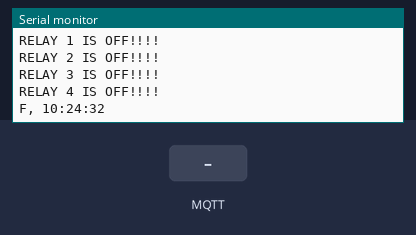
A sketch run on a simulated ESP8266 (NodeMCU). Shown: the last lines printed to the serial monitor. The test bench sets the inputs (shaded band). WiFi joins after 1.5 s; servers stay silent unless stated; network time is answered at once with the bench clock; the local clock reads 2024-03-15 10:24:30 at power-on unless the sketch sets it; no MQTT or app messages arrive unless stated. At 7.3 s the program restarts the board; the recording ends there.

Above: at 2.7 s.
2.8 s: MQTT message "E" arrives on the first subscribed topic
At 3.4 s:
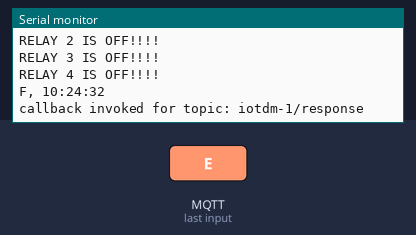
4.3 s: MQTT message "E" arrives on the third subscribed topic
At 4.5 s:
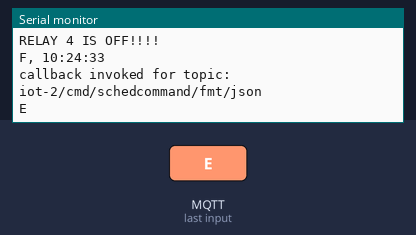
5.8 s: MQTT message "metadata" arrives on the third subscribed topic
At 6.4 s:
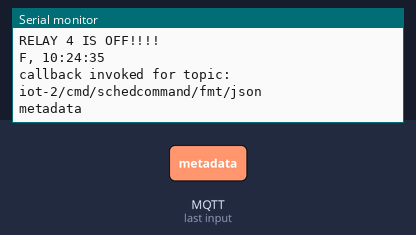
7.3 s: MQTT message "E" arrives on the second subscribed topic
Timing chart, 0 to 7.3 s (numbered marks = the images above; inputs shaded):
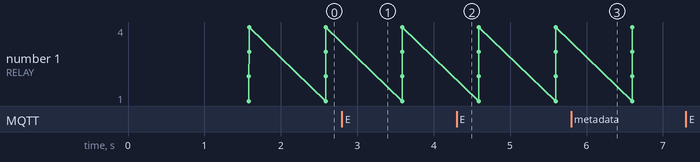

Measured:
- after the input at 2.8 s, the serial monitor: prints a new line at once (image 1)
- after the input at 4.3 s, the serial monitor: prints a new line at once (image 2)
- after the input at 5.8 s, the serial monitor: prints a new line at once (image 3)

The sketch:

Office_Scheduling.ino
```cpp
/*
 * Office Automation Scheduling
 *
 * Author: Joshua Malabanan
 */
#include <NTPClient.h>
#include <ESP8266WiFi.h>
#include <WiFiUdp.h>
#include <ArduinoJson.h>
  #include <ESP8266WiFi.h>
#include <PubSubClient.h>
#define ORG "2b9cz4"
#define DEVICE_TYPE "ntp"
#define DEVICE_ID "alarm"
#define TOKEN "0CxjIQ*iAT0t_j(uO2"
bool relay1Status = false;
bool relay2Status = false;
bool relay3Status = false;
bool relay4Status = false;
char  json1[512];
char  prev_json1[512];

char  json2[512];
char  prev_json2[512];

char  json3[512];
char  prev_json3[512];

char  json4[512];
char  prev_json4[512];

char server[] = ORG ".messaging.internetofthings.ibmcloud.com";
char authMethod[] = "use-token-auth";
char token[] = TOKEN;
char clientId[] = "d:" ORG ":" DEVICE_TYPE ":" DEVICE_ID;
const char publishTopic[] = "iot-2/evt/status/fmt/json";
const char responseTopic[] = "iotdm-1/response";
const char manageTopic[] = "iotdevice-1/mgmt/manage";
const char updateTopic[] = "iotdm-1/device/update";
const char rebootTopic[] = "iotdm-1/mgmt/initiate/device/reboot";
const char commandTopic[] = "iot-2/cmd/schedcommand/fmt/json";
const char commandTopic2[] = "iot-2/cmd/schedcommand2/fmt/json";
const char commandTopic3[] = "iot-2/cmd/schedcommand3/fmt/json";
const char commandTopic4[] = "iot-2/cmd/schedcommand4/fmt/json";
void callback(char* topic, byte* payload, unsigned int payloadLength);
WiFiClient wifiClient;
PubSubClient client(server, 1883, callback, wifiClient);
int publishInterval = 1000; // 30 seconds
long lastPublishMillis;
int sched_interval1 = 1000;
long lastSchedMillis1;
String input;
long int timeNow = 0;
long int timer = 0;
const char *ssid     = "IOT";
const char *password = "3201antel";
const long utcOffsetInSeconds = 28800;
char daysOfTheWeek[7][12] = {"SUN", "M", "T", "W", "TTH", "F", "SAT"};
WiFiUDP ntpUDP;
NTPClient timeClient(ntpUDP, "time.upd.edu.ph", utcOffsetInSeconds);
void setup() {
  Serial.begin(115200);
  WiFi.begin(ssid, password);
  wifiConnect();
  mqttConnect();
  initManagedDevice();
  timeClient.begin();
}
  void loop() {

  if (millis() - lastSchedMillis1 > sched_interval1)
  {
    TimeChecker(json1);
    TimeChecker(json2);
    TimeChecker(json3);
    TimeChecker(json4);
    RelayStatusChecker();
    lastSchedMillis1 = millis();
  }
  if (millis() - lastPublishMillis > publishInterval) {
    ScheduleLoop();
    lastPublishMillis = millis();
  }
  if (!client.loop()) {
    mqttConnect();
    initManagedDevice();
  }
}
```

Relay_Status_Checker.ino
```cpp
/*
 * Checking the status of relay if the status of relay is equal
 * to true relay switch on and if relay status is equal to false
 * relay will swicth off.
 *
  * Author: Joshua Malabanan
 */


void RelayStatusChecker() {
  if (relay1Status == true) {
    Serial.println("RELAY 1 IS ON!!!!");
  }
  else if (relay1Status == false) {
    Serial.println("RELAY 1 IS OFF!!!!");
  }
  if (relay2Status == true) {
    Serial.println("RELAY 2 IS ON!!!!");
  }
  else if (relay2Status == false) {
    Serial.println("RELAY 2 IS OFF!!!!");
  }

    if (relay3Status == true) {
    Serial.println("RELAY 3 IS ON!!!!");
  }
  else if (relay3Status == false) {
    Serial.println("RELAY 3 IS OFF!!!!");
  }
    if (relay4Status == true) {
    Serial.println("RELAY 4 IS ON!!!!");
  }
  else if (relay4Status == false) {
    Serial.println("RELAY 4 IS OFF!!!!");
  }
}
```

ScheduleLoop.ino
```cpp
/*
 * This function is getting the current time via networt time protocol
 *
 * Author: Joshua Malabanan
 */

void ScheduleLoop()
{
  String _timeNow;
  String _hour;
  String _minute;
  String _second;
  timeClient.update();
  if (timeClient.getHours() < 10 || timeClient.getHours() == 0) {
    _hour = "0" +  String(timeClient.getHours());
  }
  else {
    _hour = String(timeClient.getHours());
  }
  if (timeClient.getMinutes() < 10 || timeClient.getMinutes() == 0) {
    _minute = "0" +  String(timeClient.getMinutes());
  }
  else {
    _minute = String(timeClient.getMinutes());
  }
  if (timeClient.getSeconds() < 10 || timeClient.getSeconds() == 0) {
    _second = "0" +  String(timeClient.getSeconds());
  }
  else {
    _second = String(timeClient.getSeconds());
  }
  _timeNow = String(_hour + _minute + _second);
  timeNow = _timeNow.toInt();

  Serial.print(daysOfTheWeek[timeClient.getDay()]);
  Serial.println(", " + _hour + ":" + _minute + ":" + _second);
}
```

TimeChecker.ino
```cpp
/*
   Parsing the json and store it to a variable
   This function is checking if the setted time and day timer is equal to current time and day.
   If the setted timer is equal to the current time and day the relay or light will turn on.

   Author: Joshua Malabanan
*/
void TimeChecker(char _json[]) {
  StaticJsonBuffer<200> jsonBuffer;
  JsonObject& root = jsonBuffer.parseObject(_json);
  int timeOn = root["timeOn"];
  int timeOff = root["timeOff"];
  String day1 = root["days"][0];
  String day2 = root["days"][1];
  String day3 = root["days"][2];
  String day4 = root["days"][3];
  String day5 = root["days"][4];
  String day6 = root["days"][5];
  String day7 = root["days"][6];
  int id = root["id"];
  /////Relay 1 Checker
  if ((timeNow == timeOn) && (id == 1) && (day1 == daysOfTheWeek[timeClient.getDay()]) || (timeNow == timeOn) && (id == 1) && (day2 == daysOfTheWeek[timeClient.getDay()]) || (timeNow == timeOn) && (id == 1) && (day3 == daysOfTheWeek[timeClient.getDay()]) || (timeNow == timeOn) && (id == 1) && (day4 == daysOfTheWeek[timeClient.getDay()]) || (timeNow == timeOn) && (id == 1) && (day5 == daysOfTheWeek[timeClient.getDay()]) || (timeNow == timeOn) && (id == 1) && (day6 == daysOfTheWeek[timeClient.getDay()]) || (timeNow == timeOn) && (id == 1) && (day7 == daysOfTheWeek[timeClient.getDay()])) {
    relay1Status = true;
  }
  if ((timeNow == timeOn) && (id == 1) && (day1 == "E")) {
    relay1Status = true;
  }
  if ((timeNow == timeOff) && (id == 1) && (day1 == daysOfTheWeek[timeClient.getDay()]) || (timeNow == timeOff) && (id == 1) && (day2 == daysOfTheWeek[timeClient.getDay()]) || (timeNow == timeOff) && (id == 1) && (day3 == daysOfTheWeek[timeClient.getDay()]) || (timeNow == timeOff) && (id == 1) && (day4 == daysOfTheWeek[timeClient.getDay()]) || (timeNow == timeOff) && (id == 1) && (day5 == daysOfTheWeek[timeClient.getDay()]) || (timeNow == timeOff) && (id == 1) && (day6 == daysOfTheWeek[timeClient.getDay()]) || (timeNow == timeOff) && (id == 1) && (day7 == daysOfTheWeek[timeClient.getDay()])) {
    relay1Status = false;
  }
  /////Relay 2 Checker
  if ((timeNow == timeOn) && (id == 2) && (day1 == daysOfTheWeek[timeClient.getDay()]) || (timeNow == timeOn) && (id == 2) && (day2 == daysOfTheWeek[timeClient.getDay()]) || (timeNow == timeOn) && (id == 2) && (day3 == daysOfTheWeek[timeClient.getDay()]) || (timeNow == timeOn) && (id == 2) && (day4 == daysOfTheWeek[timeClient.getDay()]) || (timeNow == timeOn) && (id == 2) && (day5 == daysOfTheWeek[timeClient.getDay()]) || (timeNow == timeOn) && (id == 2) && (day6 == daysOfTheWeek[timeClient.getDay()]) || (timeNow == timeOn) && (id == 2) && (day7 == daysOfTheWeek[timeClient.getDay()])) {
    relay2Status = true;
  }
  if ((timeNow == timeOn) && (id == 2) && (day1 == "E")) {
    relay2Status = true;
  }
  if ((timeNow == timeOff) && (id == 2) && (day1 == daysOfTheWeek[timeClient.getDay()]) || (timeNow == timeOff) && (id == 2) && (day2 == daysOfTheWeek[timeClient.getDay()]) || (timeNow == timeOff) && (id == 2) && (day3 == daysOfTheWeek[timeClient.getDay()]) || (timeNow == timeOff) && (id == 2) && (day4 == daysOfTheWeek[timeClient.getDay()]) || (timeNow == timeOff) && (id == 2) && (day5 == daysOfTheWeek[timeClient.getDay()]) || (timeNow == timeOff) && (id == 2) && (day6 == daysOfTheWeek[timeClient.getDay()]) || (timeNow == timeOff) && (id == 2) && (day7 == daysOfTheWeek[timeClient.getDay()])) {
    relay2Status = false;
  }
  /////Relay 3 Checker
  if ((timeNow == timeOn) && (id == 3) && (day1 == daysOfTheWeek[timeClient.getDay()]) || (timeNow == timeOn) && (id == 3) && (day2 == daysOfTheWeek[timeClient.getDay()]) || (timeNow == timeOn) && (id == 3) && (day3 == daysOfTheWeek[timeClient.getDay()]) || (timeNow == timeOn) && (id == 3) && (day4 == daysOfTheWeek[timeClient.getDay()]) || (timeNow == timeOn) && (id == 3) && (day5 == daysOfTheWeek[timeClient.getDay()]) || (timeNow == timeOn) && (id == 3) && (day6 == daysOfTheWeek[timeClient.getDay()]) || (timeNow == timeOn) && (id == 3) && (day7 == daysOfTheWeek[timeClient.getDay()])) {
    relay3Status = true;
  }
  if ((timeNow == timeOn) && (id == 3) && (day1 == "E")) {
    relay3Status = true;
  }
  if ((timeNow == timeOff) && (id == 3) && (day1 == daysOfTheWeek[timeClient.getDay()]) || (timeNow == timeOff) && (id == 3) && (day2 == daysOfTheWeek[timeClient.getDay()]) || (timeNow == timeOff) && (id == 3) && (day3 == daysOfTheWeek[timeClient.getDay()]) || (timeNow == timeOff) && (id == 3) && (day4 == daysOfTheWeek[timeClient.getDay()]) || (timeNow == timeOff) && (id == 3) && (day5 == daysOfTheWeek[timeClient.getDay()]) || (timeNow == timeOff) && (id == 3) && (day6 == daysOfTheWeek[timeClient.getDay()]) || (timeNow == timeOff) && (id == 3) && (day7 == daysOfTheWeek[timeClient.getDay()])) {
    relay3Status = false;
  }
  /////Relay 4 Checker
  if ((timeNow == timeOn) && (id == 4) && (day1 == daysOfTheWeek[timeClient.getDay()]) || (timeNow == timeOn) && (id == 4) && (day2 == daysOfTheWeek[timeClient.getDay()]) || (timeNow == timeOn) && (id == 4) && (day3 == daysOfTheWeek[timeClient.getDay()]) || (timeNow == timeOn) && (id == 4) && (day4 == daysOfTheWeek[timeClient.getDay()]) || (timeNow == timeOn) && (id == 4) && (day5 == daysOfTheWeek[timeClient.getDay()]) || (timeNow == timeOn) && (id == 4) && (day6 == daysOfTheWeek[timeClient.getDay()]) || (timeNow == timeOn) && (id == 4) && (day7 == daysOfTheWeek[timeClient.getDay()])) {
    relay4Status = true;
  }
  if ((timeNow == timeOn) && (id == 4) && (day1 == "E")) {
    relay4Status = true;
  }
  if ((timeNow == timeOff) && (id == 4) && (day1 == daysOfTheWeek[timeClient.getDay()]) || (timeNow == timeOff) && (id == 4) && (day2 == daysOfTheWeek[timeClient.getDay()]) || (timeNow == timeOff) && (id == 4) && (day3 == daysOfTheWeek[timeClient.getDay()]) || (timeNow == timeOff) && (id == 4) && (day4 == daysOfTheWeek[timeClient.getDay()]) || (timeNow == timeOff) && (id == 4) && (day5 == daysOfTheWeek[timeClient.getDay()]) || (timeNow == timeOff) && (id == 4) && (day6 == daysOfTheWeek[timeClient.getDay()]) || (timeNow == timeOff) && (id == 4) && (day7 == daysOfTheWeek[timeClient.getDay()])) {
    relay4Status = false;
  }
  strncpy(json1, prev_json1, 256);
  strncpy(json2, prev_json2, 256);
  strncpy(json3, prev_json3, 256);
  strncpy(json4, prev_json4, 256);
}
```

cloud.ino
```cpp
/*
   Connecting to internet

   Author: Joshua Malabanan
*/

void wifiConnect() {
  Serial.print("Connecting to "); Serial.print(ssid);
  WiFi.begin(ssid, password);
  while (WiFi.status() != WL_CONNECTED) {    // Loop until we're reconnected
    delay(500);
    Serial.print(".");
  }
  Serial.print("WiFi connected, IP address: "); Serial.println(WiFi.localIP());
}
/*
   Connecting to IBM CLOUD
*/
void mqttConnect() {
  if (!!!client.connected()) {
    Serial.print("Reconnecting MQTT client to "); Serial.println(server);
    while (!!!client.connect(clientId, authMethod, token)) {
      Serial.print(".");
      delay(500);
    }
    Serial.println();
  }
}
/*
   Initialize the topics
*/
void initManagedDevice() {
  if (client.subscribe("iotdm-1/response")) {
    Serial.println("subscribe to responses OK");
  } else {
    Serial.println("subscribe to responses FAILED");
  }

  if (client.subscribe(rebootTopic)) {
    Serial.println("subscribe to reboot OK");
  } else {
    Serial.println("subscribe to reboot FAILED");
  }
  if (client.subscribe(commandTopic)) {
    Serial.println("subscribe to command1 OK");
  } else {
    Serial.println("subscribe to command1 FAILED");
  }
  if (client.subscribe(commandTopic2)) {
    Serial.println("subscribe to command2 OK");
  } else {
    Serial.println("subscribe to command2 FAILED");
  }
  if (client.subscribe(commandTopic3)) {
    Serial.println("subscribe to command3 OK");
  } else {
    Serial.println("subscribe to command3 FAILED");
  }
  if (client.subscribe(commandTopic4)) {
    Serial.println("subscribe to command4 OK");
  } else {
    Serial.println("subscribe to command4 FAILED");
  }

  if (client.subscribe("iotdm-1/device/update")) {
    Serial.println("subscribe to update OK");
  } else {
    Serial.println("subscribe to update FAILED");
  }
  StaticJsonBuffer<300> jsonBuffer;
  JsonObject& root = jsonBuffer.createObject();
  JsonObject& d = root.createNestedObject("d");
  JsonObject& metadata = d.createNestedObject("metadata");
  metadata["publishInterval"] = publishInterval;
  JsonObject& supports = d.createNestedObject("supports");
  supports["deviceActions"] = true;

  char buff[300];
  root.printTo(buff, sizeof(buff));
  Serial.println("publishing device metadata:"); Serial.println(buff);
  if (client.publish(manageTopic, buff)) {
    Serial.println("device Publish ok");
  } else {
    Serial.print("device Publish failed:");
  }
}
void publishData() {
}
void callback(char* topic, byte* payload, unsigned int payloadLength) {
  Serial.print("callback invoked for topic: "); Serial.println(topic);
  //
  //
  if (strcmp (responseTopic, topic) == 0) {
    return; // just print of response for now
  }

  if (strcmp (rebootTopic, topic) == 0) {
    Serial.println("Rebooting...");
    ESP.restart();
  }
  // Relay 1
  if (strcmp (commandTopic, topic) == 0) {
    for (int i = 0; i < payloadLength; i++)
    {
      json1[i] = (char)payload[i];
      prev_json1[i] = (char)payload[i];

    }
    json1[payloadLength] = '\0';
    prev_json1[payloadLength] = '\0';
    Serial.println(json1);
  }
  // Relay 2
  if (strcmp (commandTopic2, topic) == 0) {
    for (int i = 0; i < payloadLength; i++)
    {
      json2[i] = (char)payload[i];
      prev_json2[i] = (char)payload[i];
    }
    json2[payloadLength] = '\0';
    prev_json2[payloadLength] = '\0';
    Serial.println(json2);
  }
  // Relay 3
  if (strcmp (commandTopic3, topic) == 0) {
    for (int i = 0; i < payloadLength; i++)
    {
      json3[i] = (char)payload[i];
      prev_json3[i] = (char)payload[i];

    }
    json3[payloadLength] = '\0';
    prev_json3[payloadLength] = '\0';
    Serial.println(json3);
  }
  // Relay 4
  if (strcmp (commandTopic4, topic) == 0) {
    for (int i = 0; i < payloadLength; i++)
    {
      json4[i] = (char)payload[i];
      prev_json4[i] = (char)payload[i];

    }
    json4[payloadLength] = '\0';
    prev_json4[payloadLength] = '\0';
    Serial.println(json4);
  }

  if (strcmp (updateTopic, topic) == 0) {
    handleUpdate(payload);
  }
}
void handleUpdate(byte* payload) {
  StaticJsonBuffer<300> jsonBuffer;
  JsonObject& root = jsonBuffer.parseObject((char*)payload);
  if (!root.success()) {
    Serial.println("handleUpdate: payload parse FAILED");
    return;
  }
  Serial.println("handleUpdate payload:"); root.prettyPrintTo(Serial); Serial.println();

  JsonObject& d = root["d"];
  JsonArray& fields = d["fields"];
  for (JsonArray::iterator it = fields.begin(); it != fields.end(); ++it) {
    JsonObject& field = *it;
    const char* fieldName = field["field"];
    if (strcmp (fieldName, "metadata") == 0) {
      JsonObject& fieldValue = field["value"];
      if (fieldValue.containsKey("publishInterval")) {
        publishInterval = fieldValue["publishInterval"];
        Serial.print("publishInterval:");
        Serial.println(publishInterval);
      }
    }
  }
}
```
